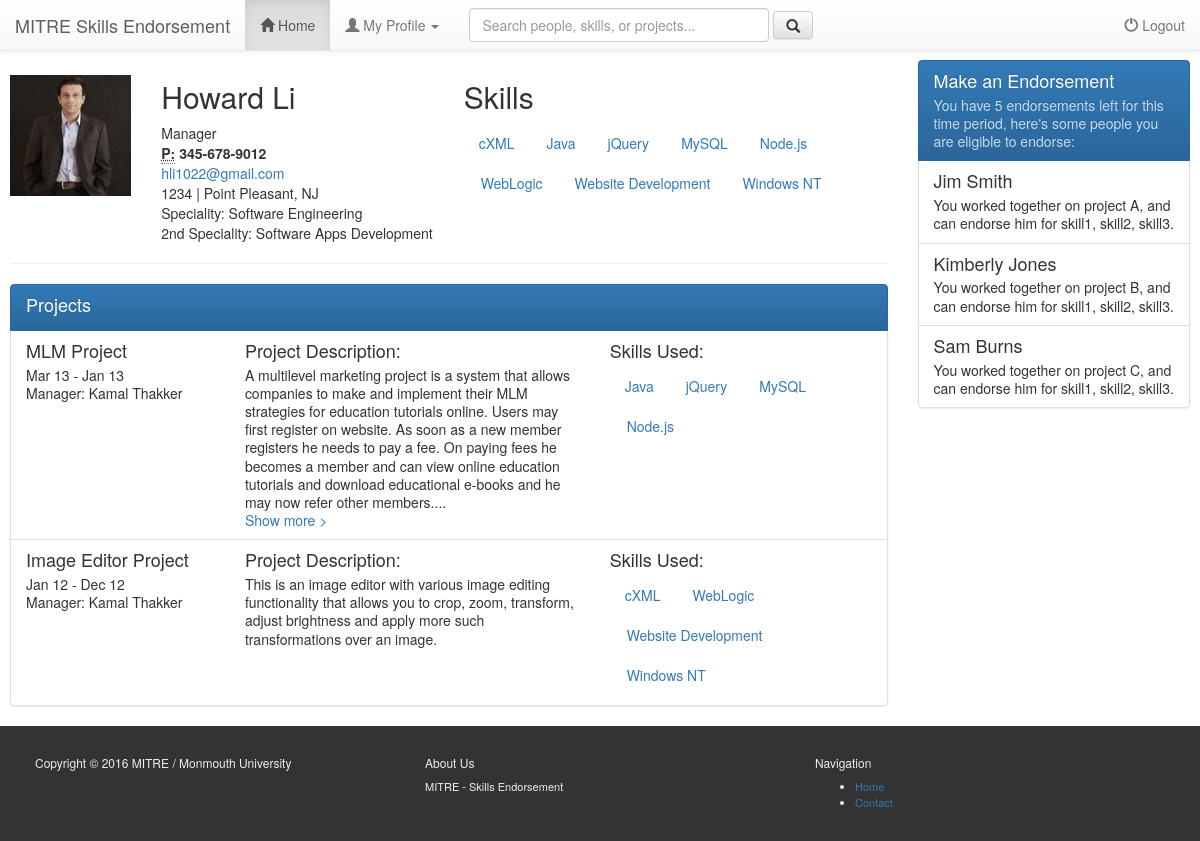
The app's page /user/index.php (signed in) with its own data.
### tables this page shows
CREATE TABLE `users` (
  `user_id` int(11) NOT NULL AUTO_INCREMENT,
  `uname` varchar(50) NOT NULL DEFAULT '',
  `role` varchar(50) NOT NULL DEFAULT '',
  `psword` varchar(20) DEFAULT NULL,
  `fname` varchar(25) DEFAULT NULL,
  `lname` varchar(25) DEFAULT NULL,
  `gender` varchar(1) DEFAULT NULL,
  `email` varchar(50) DEFAULT NULL,
  `phone` varchar(15) DEFAULT NULL,
  `address` varchar(100) DEFAULT NULL,
  `state` varchar(2) DEFAULT NULL,
  `city` varchar(50) DEFAULT NULL,
  `zip` varchar(20) DEFAULT NULL,
  `registration_date` datetime DEFAULT NULL,
  `last_login` datetime DEFAULT NULL,
  `login_attempt` int(11) DEFAULT NULL,
  `blocked_time` datetime DEFAULT NULL,
  `approved_by_admin` varchar(1) DEFAULT NULL,
  `speciality` varchar(75) DEFAULT NULL,
  `speciality2` varchar(75) DEFAULT NULL,
  `job_title` varchar(25) DEFAULT NULL,
  `userdp` varchar(50) DEFAULT NULL,
  PRIMARY KEY (`user_id`,`uname`,`role`)
);

CREATE TABLE `projects` (
  `project_id` int(11) unsigned NOT NULL AUTO_INCREMENT,
  `user_id` int(11) DEFAULT NULL,
  `project_name` varchar(50) DEFAULT NULL,
  `project_desc` varchar(5000) DEFAULT NULL,
  `start_date` date DEFAULT NULL,
  `end_date` date DEFAULT NULL,
  `manager_user_id` int(11) DEFAULT NULL,
  `approved` char(1) DEFAULT 'N',
  PRIMARY KEY (`project_id`)
);

CREATE TABLE `project_skills` (
  `project_skill_id` int(11) unsigned NOT NULL AUTO_INCREMENT,
  `project_id` int(11) DEFAULT NULL,
  `skill_id` int(11) DEFAULT NULL,
  PRIMARY KEY (`project_skill_id`)
);

### user/classes/user.php (called while the page is built, shortened)
<?php
class user{
public function getUserInfo($user_id){
		$dbc = mysqli_connect($GLOBALS['db_servername'], $GLOBALS['db_username'], $GLOBALS['db_password'], $GLOBALS['db_name']) or die("Not connected..");
		$q = "select * from users
				where user_id=".$user_id;
		$r = mysqli_query($dbc,$q);
		if (mysqli_num_rows($r) == 1)
		{
			$row = mysqli_fetch_array($r);
			return 	$row;
		}
		else
		{
			return null;
		}
	}
public function getUserSkillsWithRank($user_id){
	$dbc = mysqli_connect($GLOBALS['db_servername'], $GLOBALS['db_username'], $GLOBALS['db_password'], $GLOBALS['db_name']) or die("Not connected..");
		$q = "/*All user's skills with endorsement rankings*/
				select distinct userskills.user_id, userskills.skill_id, userskills.skill_name, skillrank.rank from
				(
					select p.user_id, ps.skill_id, s.name as skill_name from project_skills ps
					inner join projects p on p.project_id=ps.project_id
					inner join skills s on s.skill_id=ps.skill_id
				 	where upper(p.approved)='Y' and user_id=".$user_id."
				) userskills
				left join
				(
					select skill_id, count(skill_id) as rank from  skill_endorsements
					where user_id=".$user_id."
					group by skill_id
				) skillrank
				on userskills.skill_id=skillrank.skill_id
				order by skillrank.rank desc, userskills.skill_name";
		$r = mysqli_query($dbc,$q);
		if (isset($r) && mysqli_num_rows($r) >= 1)
		{
			return 	$r;
		}
		else
		{
			return null;
		}
	}
}
?>

### user/classes/project.php (called while the page is built, shortened)
<?php
class project{
	public function getApprovedProjects($user_id){
	$dbc = mysqli_connect($GLOBALS['db_servername'], $GLOBALS['db_username'], $GLOBALS['db_password'], $GLOBALS['db_name']) or die("Not connected..");
		$q = "/*List of approved projects*/
				select p.*, u.fname as manager_fname, u.lname as manager_lname from projects p
				inner join users u on p.manager_user_id=u.user_id
				where upper(approved)='Y' and p.user_id=".$user_id. " order by p.end_date is not null, p.end_date desc, p.start_date desc";
		$r = mysqli_query($dbc,$q);
		if (isset($r) && mysqli_num_rows($r) >= 1)
		{
			return 	$r;
		}
		else
		{
			return null;
		}
	}
	public function getProjectSkills($project_id){
	$dbc = mysqli_connect($GLOBALS['db_servername'], $GLOBALS['db_username'], $GLOBALS['db_password'], $GLOBALS['db_name']) or die("Not connected..");
		$q = "/*Project skills with ranking*/
				select pskill.user_id, pskill.project_skill_id, pskill.project_id, pskill.skill_id, pskill.skill_name, skillrank.rank  from
				(
					select p.user_id, ps.project_skill_id, ps.project_id, ps.skill_id, s.name as skill_name from project_skills ps
					inner join skills s on s.skill_id=ps.skill_id
					inner join projects p on p.project_id=ps.project_id
					where p.project_id=".$project_id."
				) pskill
				left join
				(
					select user_id, skill_id, count(skill_id) as rank from  skill_endorsements
					group by user_id, skill_id
				) skillrank
				on pskill.skill_id=skillrank.skill_id and pskill.user_id=skillrank.user_id
				order by skillrank.rank desc, pskill.skill_name;";
		$r = mysqli_query($dbc,$q);
		if (isset($r) && mysqli_num_rows($r) >= 1)
		{
			return 	$r;
		}
		else
		{
			return null;
		}
	}
}

### user/index.php (the view, shortened to what this page needs)
<?php
$linkno = 1;
$search_user_id=null;
include_once 'includes/header.php';
include_once 'classes/user.php';
include_once 'classes/project.php';
?>
<?php
function printSkills($dbRows_UserSkillsWithRank, $HowManyShow, $LoggedInUserId, $DisplayUsername)
{
	$counter = 0;
	echo '<ul class="nav nav-pills" role="tablist">';
	while ( isset($dbRows_UserSkillsWithRank) && $dbRow = mysqli_fetch_array($dbRows_UserSkillsWithRank))
	{
		$counter = $counter + 1;
		$li_str = '<li role="presentation"><a href="#" data-toggle="modal" data-target="#makeViewEndorsementsModal" data-skillid="'.$dbRow['skill_id'].'"  data-skillname="'.$dbRow['skill_name'].'"  data-displayuserid="'.$dbRow['user_id'].'"  data-loggedinuserid="'.$LoggedInUserId.'" data-displayusername="'.$DisplayUsername.'">'. $dbRow['skill_name'] .'<span class="badge">'. $dbRow['rank'] .'</span></a></li>';
		if ($counter <= $HowManyShow)
		{
			echo $li_str;
		}
	}
	echo '</ul>';
}
?>
<?php
if(isset($search_user_id))
	$display_user_id=$search_user_id;
else
	$display_user_id=$userid;
$objUser = new user();
$dbRow_UserInfo = $objUser->getUserInfo($display_user_id);
$dbRows_UserSkillsWithRank = $objUser->getUserSkillsWithRank($display_user_id);
$objProject = new project();
$dbRow_Projects = $objProject->getApprovedProjects($display_user_id);
?>
<div class="container-fluid">
    <div class="row">
        <div class="col-md-9" role="main" style="background-color: #ffffff">
	        <div class="row">
		        <div class="col-md-2" style="background-color: #ffffff">
			        <img src="<?php if ( isset($dbRow_UserInfo['userdp']) ) echo '../images/userdp/'. $dbRow_UserInfo['userdp']; else echo '../images/userdp/default-user.png';?>" class="img-responsive voffset3" alt="Cinque Terre" width="200" height="200">
		        </div>
				<div class="col-md-4" style="background-color: #ffffff">
					<h2 class="text-capitalize"><?php
						$displayname=$dbRow_UserInfo['fname'] . ' ' . $dbRow_UserInfo['lname'];
						echo $displayname;
						?></h2>
                    <addres>
                        <span class="text-capitalize"><?php echo $dbRow_UserInfo['job_title']; ?></span> <br/>
						<strong><abbr title="Phone">P:</abbr> <?php echo $dbRow_UserInfo['phone']; ?></strong><br/>
						<a href="mailto:#"><?php echo $dbRow_UserInfo['email']; ?></a> <br/>
						<?php echo $dbRow_UserInfo['zip']; ?> | <?php echo $dbRow_UserInfo['city']; ?>, <?php echo $dbRow_UserInfo['state']; ?> <br/>
						Speciality: <?php echo $dbRow_UserInfo['speciality']; ?> <br/>
						2nd Speciality: <?php echo $dbRow_UserInfo['speciality2']; ?>
					</addres>
			</div>
			<div class="col-md-6" style="background-color: #ffffff">
					<h2 class="text-capitalize">Skills</h2>
					<?php printSkills($dbRows_UserSkillsWithRank, 10, $userid, $displayname); ?>
				</div>
	        </div>
		     <hr class="divider">
		     <div class="row">
			    <div class="col-md-12" style="background-color: #ffffff">
				      <div class="bs-example" data-example-id="list-group-custom-content">
	            <div class="list-group">
		            <div  class="list-group-item active">
		            	<h4 class="list-group-item-heading">Projects</h4>
		            </div>
		            <?php while ( isset($dbRow_Projects) && $dbRow = mysqli_fetch_array($dbRow_Projects)){ ?>
		            <div  class="list-group-item">
			          <div class="row">
				          <div class="col-md-3" style="background-color: #ffffff">
					          <h4 class="list-group-item-heading"><?php echo $dbRow['project_name']; ?></h4>
					          <p class="list-group-item-text">
								<?php
									$startDate = new DateTime($dbRow['start_date']);
									echo $startDate->format('M y') . ' - ';
									if (isset($dbRow['end_date'])) {
										$endDate = new DateTime($dbRow['end_date']);
										echo $endDate->format('M y'); }
									else
										echo 'Present';
								?>
					          </p>
					          <p class="list-group-item-text text-capitalize">Manager:
						          <?php echo $dbRow['manager_fname'] . ' ' . $dbRow['manager_lname']; ?>
					          </p>
				          </div>
				          <div class="col-md-5" style="background-color: #ffffff">
					          <h4 class="list-group-item-heading">Project Description:</h4>
							  <p class="list-group-item-text">
								  <span class="more">
								  <?php echo $dbRow['project_desc']; ?>
								  </span></p>
				          </div>
				          <div class="col-md-4" style="background-color: #ffffff">
					          <h4 class="list-group-item-heading">Skills Used:</h4>
					          <?php
								  $dbRow_ProjectSkills = $objProject->getProjectSkills($dbRow['project_id']);
					          ?>
				          </div>
			          </div>
			        </div>
				    <?php } ?>
				</div>
			</div>
			    </div>
		     </div>
        </div>
        <div class="col-md-3" role="complementary" style="background-color: #ffffff">
		<nav class="bs-docs-sidebar hidden-print hidden-xs hidden-sm affix-top">
            <div class="bs-example" data-example-id="list-group-custom-content">
	            <div class="list-group">
		            <div  class="list-group-item active">
		            <h4 class="list-group-item-heading">Make an Endorsement</h4>
		            <p class="list-group-item-text">You have 5 endorsements left for this time period, here's some people you are eligible to endorse:</p> </div>
		            <div  class="list-group-item">
			            <h4 class="list-group-item-heading">Jim Smith</h4>
			            <p class="list-group-item-text">You worked together on project A, and can endorse him for skill1, skill2, skill3.</p> </div>
				            <div class="list-group-item">
					            <h4 class="list-group-item-heading">Kimberly Jones</h4>
					            <p class="list-group-item-text">You worked together on project B, and can endorse him for skill1, skill2, skill3.</p> </div>
					        <div class="list-group-item">
					            <h4 class="list-group-item-heading">Sam Burns</h4>
					            <p class="list-group-item-text">You worked together on project C, and can endorse him for skill1, skill2, skill3.</p> </div>
				</div>
			</div>
		</nav>
        </div>
    </div>
</div>
<?php
include_once 'includes/footer.php';
?>

### user/includes/header.php (shortened to what this page needs)
<html lang="en">
<head>
    <link rel="stylesheet" href="https://maxcdn.bootstrapcdn.com/bootstrap/3.3.6/css/bootstrap.min.css">
    <link rel="stylesheet" href="https://maxcdn.bootstrapcdn.com/bootstrap/3.3.6/css/bootstrap-theme.min.css">
    <link href="includes/stylesmain.css" rel="stylesheet">
    <link href="includes/callout.css" rel="stylesheet">
</head>
<body>
<nav  class="navbar navbar-default navbar-fixed-top">
	<div class="container-fluid">
            <div class="navbar-header">
                <a href="#" class="navbar-brand">MITRE Skills Endorsement</a>
            </div>
            <div  id="navbar" class="collapse navbar-collapse">
                <ul class="nav navbar-nav ">
                    <li <?php if($linkno==1) echo 'class="active"'?>>
                        <a href="index.php"><span class="glyphicon glyphicon-home"></span> Home</a>
                    </li>
                    <li class="dropdown">
                        <a href="#" class="dropdown-toggle" data-toggle="dropdown"> <span class="glyphicon glyphicon-user"></span> My Profile <span class="caret"></span></a>
                    </li>
                </ul>
                <form class="navbar-form pull-left" role="search" method="post" action="searchresult.php">
					<input type="text" class="form-control" placeholder="Search people, skills, or projects..." id="searchInput" name="searchby">
					<button type="submit" class="btn btn-default"><span class="glyphicon glyphicon-search"></span></button>
				</form>
                <ul class="nav navbar-nav navbar-right">
                    <li>
                        <a href="../logout.php"><span class="glyphicon glyphicon-off"></span> Logout</a>
                    </li>
                </ul>
            </div>
        </div>
    </nav>

### user/includes/footer.php (shortened to what this page needs)
<footer>
    <div class="container">
        <div class="row">
            <div class="col-sm-4">
                <h6>Copyright © 2016 MITRE / Monmouth University</h6>
            </div>
            <div class="col-sm-4">
                <h6>About Us</h6>
                <p>MITRE - Skills Endorsement</p>
            </div>
            <div class="col-sm-4">
                <h6>Navigation</h6>
                <ul class="unstyled">
                    <li><a href="#">Home</a></li>
                    <li><a href="#">Contact</a></li>
                </ul>
            </div>
        </div>
    </div>
</footer>
</body>
</html>

### user/includes/stylesmain.css (style rules this page uses)
body { -webkit-font-smoothing: antialiased; text-rendering: optimizelegibility; //padding-top: 30px; //margin-left: 10px; //margin-right: 10px; //margin-bottom: 15px; }
body > .container-fluid { padding: 60px 10px 0px 10px; }
#searchInput { width: 300px; }
footer { background: #333; color: #eee; font-size: 11px; padding: 20px; }
.voffset3 { margin-top: 15px; }

### records on screen
users: userdp (picture), displayname "Howard Li", job_title "Manager", phone "345-678-9012", email "hli1022@gmail.com", zip "1234", city "Point Pleasant", state "NJ", speciality "Software Engineering", speciality2 "Software Apps Development"
projects: project_name "MLM Project", start_date "Mar 13", end_date "Jan 13", users.fname "Kamal", users.lname "Thakker", project_desc "A multilevel marketing project is a system that allows companies to make and implement their MLM strategies for education tutorials online. Users may first register on website. As soon as a new member registers he needs to pay a fee. On paying fees he becomes a member and can view online education tutorials and download educational e-books and he may now refer other members."
project_skills: skill_name "Java"
project_skills: skill_name "jQuery"
project_skills: skill_name "MySQL"
project_skills: skill_name "Node.js"
projects: project_name "Image Editor Project", start_date "Jan 12", end_date "Dec 12", users.fname "Kamal", users.lname "Thakker", project_desc "This is an image editor with various image editing functionality that allows you to crop, zoom, transform, adjust brightness and apply more such transformations over an image."
project_skills: skill_name "cXML"
project_skills: skill_name "WebLogic"
project_skills: skill_name "Website Development"
project_skills: skill_name "Windows NT"

### other values on screen
$dbRow['skill_name'] "cXML"
$dbRow['skill_name'] "Java"
$dbRow['skill_name'] "jQuery"
$dbRow['skill_name'] "MySQL"
$dbRow['skill_name'] "Node.js"
$dbRow['skill_name'] "WebLogic"
$dbRow['skill_name'] "Website Development"
$dbRow['skill_name'] "Windows NT"
